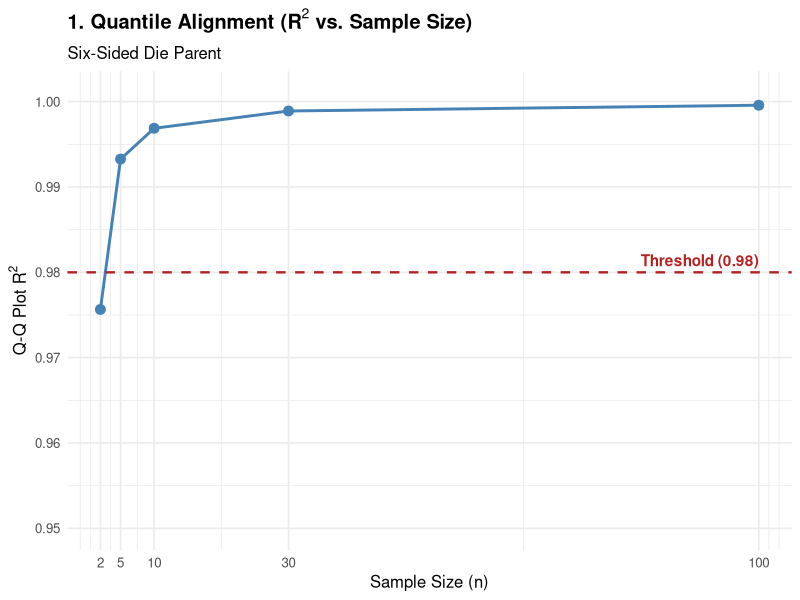
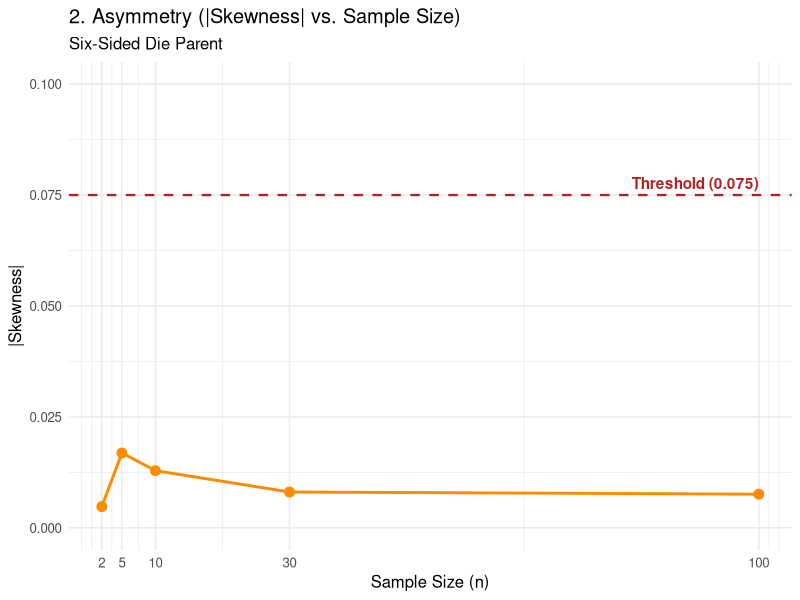
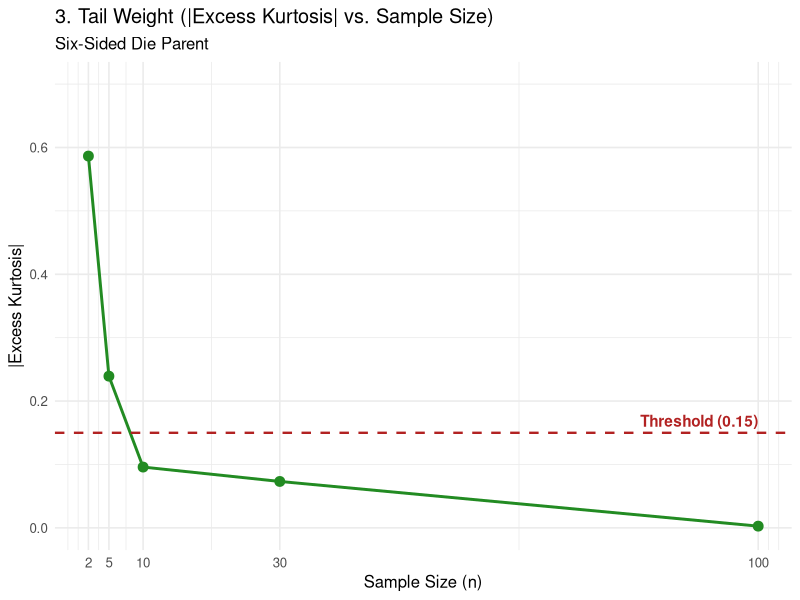
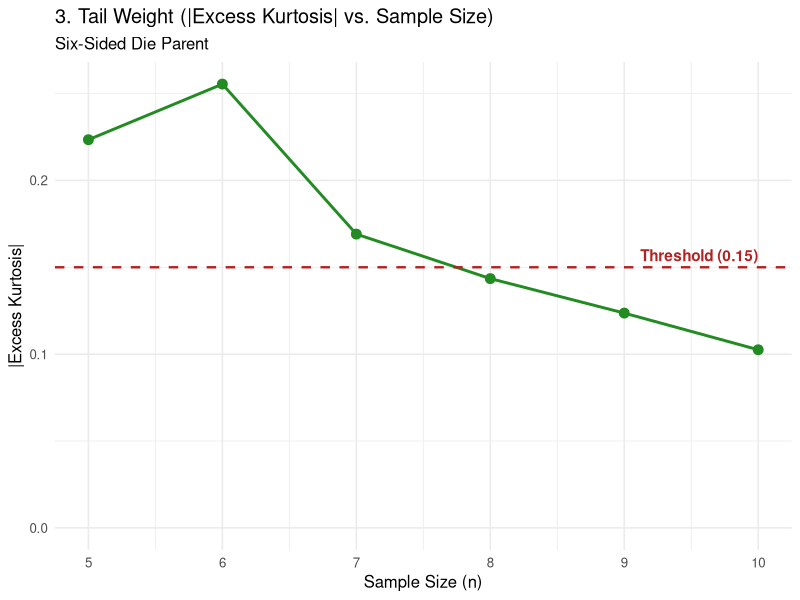
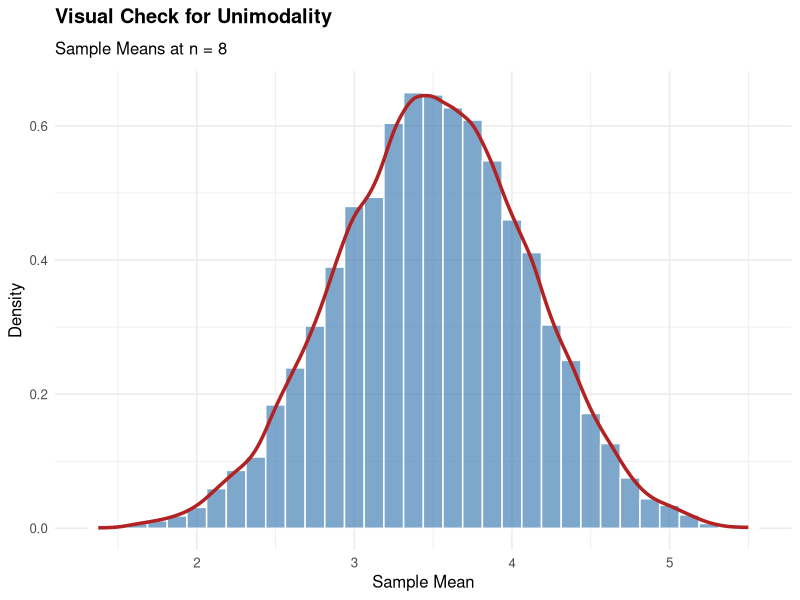
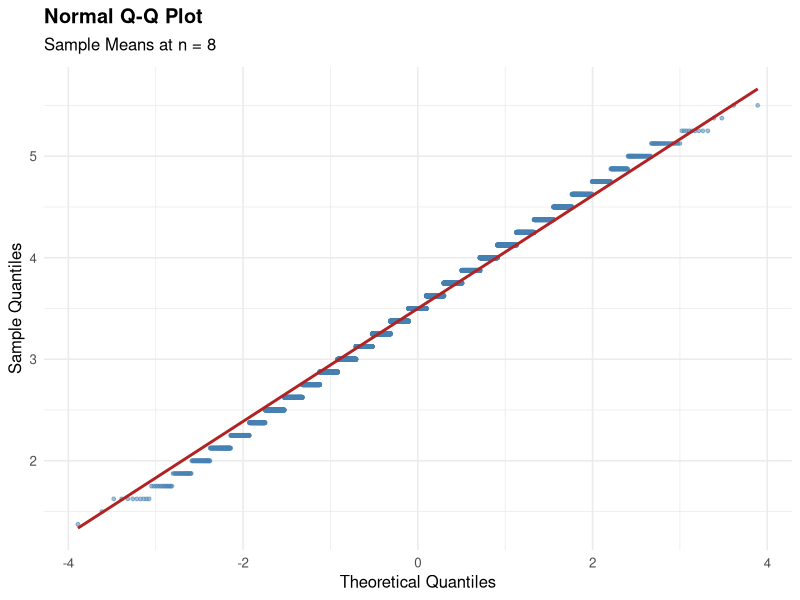

Write the R code that produced these figures, in order.
## ---- chunk 1
# ==============================================================================
# Monte Carlo Simulation: Fair Six-Sided Die Parent (Discrete Uniform)
# ==============================================================================

library(ggplot2)

# 1. Set seed for reproducibility
set.seed(6418)

# 2. Simulation parameters
B <- 10000                            # Number of Monte Carlo repetitions
n_values <- c(2, 5, 10, 30, 100)      # Sample sizes to test

# 3. Initialize storage
results <- data.frame()
sim_data <- list()                    # List to store raw sample means vectors

# 4. Run Monte Carlo loop for Fair Six-Sided Die
for (n in n_values) {
  
  # Draw B sample means from rolling n fair six-sided dice
  sample_means <- replicate(B, mean(sample(1:6, size = n, replace = TRUE)))
  
  # Save raw sample means for visual validation graphs
  sim_data[[as.character(n)]] <- sample_means
  
  # A. Calculate Q-Q Plot R-squared
  theo_quantiles <- qnorm(ppoints(B))
  sample_quantiles <- sort(sample_means)
  r2_val <- cor(theo_quantiles, sample_quantiles)^2
  
  # B. Calculate Sample Absolute Skewness (3rd standardized moment)
  m3 <- mean((sample_means - mean(sample_means))^3)
  s3 <- sd(sample_means)^3
  skew_val <- abs(m3 / s3)
  
  # C. Calculate Sample Absolute Excess Kurtosis (4th standardized moment - 3)
  m4 <- mean((sample_means - mean(sample_means))^4)
  s4 <- sd(sample_means)^4
  kurt_val <- abs((m4 / s4) - 3)
  
  # Append to results data frame
  results <- rbind(results, data.frame(
    n = n,
    R2 = r2_val,
    Skewness = skew_val,
    Excess_Kurtosis = kurt_val
  ))
}

# ==============================================================================
# Generate Diagnostic Plots with 3xSE Threshold Overlays
# ==============================================================================

# Graph 1: Q-Q Plot R^2 vs. Sample Size (Threshold = 0.98)
p1 <- ggplot(results, aes(x = n, y = R2)) +
  geom_line(color = "steelblue", linewidth = 1) +
  geom_point(color = "steelblue", size = 3) +
  geom_hline(yintercept = 0.98, linetype = "dashed", color = "firebrick", linewidth = 0.8) +
  annotate("text", x = max(n_values), y = 0.98, label = "Threshold (0.98)", 
           vjust = -0.5, hjust = 1, color = "firebrick", fontface = "bold") +
  labs(
    title = expression(bold("1. Quantile Alignment (" * R^2 * " vs. Sample Size)")),
    subtitle = expression("Six-Sided Die Parent"),
    x = "Sample Size (n)",
    y = expression("Q-Q Plot " * R^2)
  ) +
  scale_x_continuous(breaks = n_values) +
  coord_cartesian(ylim = c(0.95, 1.001)) +
  theme_minimal(base_size = 12)

# Graph 2: Absolute Skewness vs. Sample Size (Threshold = 0.075)
p2 <- ggplot(results, aes(x = n, y = Skewness)) +
  geom_line(color = "darkorange", linewidth = 1) +
  geom_point(color = "darkorange", size = 3) +
  geom_hline(yintercept = 0.075, linetype = "dashed", color = "firebrick", linewidth = 0.8) +
  annotate("text", x = max(n_values), y = 0.075, label = "Threshold (0.075)", 
           vjust = -0.5, hjust = 1, color = "firebrick", fontface = "bold") +
  labs(
    title = "2. Asymmetry (|Skewness| vs. Sample Size)",
    subtitle = expression("Six-Sided Die Parent"),
    x = "Sample Size (n)",
    y = "|Skewness|"
  ) +
  scale_x_continuous(breaks = n_values) +
  coord_cartesian(ylim = c(0, 0.1)) +
  theme_minimal(base_size = 12)

# Graph 3: Absolute Excess Kurtosis vs. Sample Size (Threshold = 0.15)
p3 <- ggplot(results, aes(x = n, y = Excess_Kurtosis)) +
  geom_line(color = "forestgreen", linewidth = 1) +
  geom_point(color = "forestgreen", size = 3) +
  geom_hline(yintercept = 0.15, linetype = "dashed", color = "firebrick", linewidth = 0.8) +
  annotate("text", x = max(n_values), y = 0.15, label = "Threshold (0.15)", 
           vjust = -0.5, hjust = 1, color = "firebrick", fontface = "bold") +
  labs(
    title = "3. Tail Weight (|Excess Kurtosis| vs. Sample Size)",
    subtitle = expression("Six-Sided Die Parent"),
    x = "Sample Size (n)",
    y = "|Excess Kurtosis|"
  ) +
  scale_x_continuous(breaks = n_values) +
  coord_cartesian(ylim = c(0, 0.7)) +
  theme_minimal(base_size = 12)

# Display diagnostic plots
print(p1)
print(p2)
print(p3)
## ---- chunk 2
# ==============================================================================
# Refinement Simulation: Six-Sided Die (Excess Kurtosis Crossover)
# ==============================================================================


# 1. Set seed for reproducibility
set.seed(6418)

# 2. Simulation parameters
B <- 10000                            # Number of Monte Carlo repetitions
n_values <- 5:10                      # Fine-grained sample sizes

# 3. Initialize storage
results <- data.frame()


# 4. Run Monte Carlo loop
for (n in n_values) {
  
  # Draw B sample means from rolling n fair six-sided dice
  sample_means <- replicate(B, mean(sample(1:6, size = n, replace = TRUE)))
  
  # Save raw sample means to sim_data so n = 8 can be plotted in Chunk 3
  sim_data[[as.character(n)]] <- sample_means
  
  # Calculate Sample Absolute Excess Kurtosis (4th standardized moment - 3)
  m4 <- mean((sample_means - mean(sample_means))^4)
  s4 <- sd(sample_means)^4
  kurt_val <- abs((m4 / s4) - 3)
  
  # Append to results data frame
  results <- rbind(results, data.frame(
    n = n,
    Excess_Kurtosis = kurt_val
  ))
}

# ==============================================================================
# Generate Excess Kurtosis Plot with 0.15 Threshold Overlay
# ==============================================================================

p_kurtosis_zoom <- ggplot(results, aes(x = n, y = Excess_Kurtosis)) +
  geom_line(color = "forestgreen", linewidth = 1) +
  geom_point(color = "forestgreen", size = 3) +
  geom_hline(yintercept = 0.15, linetype = "dashed", color = "firebrick", linewidth = 0.8) +
  annotate("text", x = max(n_values), y = 0.15, label = "Threshold (0.15)", 
           vjust = -0.5, hjust = 1, color = "firebrick", fontface = "bold") +
  labs(
    title = "3. Tail Weight (|Excess Kurtosis| vs. Sample Size)",
    subtitle = expression("Six-Sided Die Parent"),
    x = "Sample Size (n)",
    y = "|Excess Kurtosis|"
  ) +
  scale_x_continuous(breaks = n_values) +
  expand_limits(y = 0) +
  theme_minimal(base_size = 12)

# Display plot
print(p_kurtosis_zoom)
## ---- chunk 3
# Extract raw n = 2 sample means from sim_data list
df_n2 <- data.frame(sample_means = sim_data[["8"]])

# Graph v1: Histogram + Density (Multimodality Check)
v1 <- ggplot(df_n2, aes(x = sample_means)) +
  geom_histogram(
    aes(y = after_stat(density)), 
    binwidth = 1/8,
    center = 3.5,
    fill = "steelblue", 
    color = "white", 
    alpha = 0.7
  ) +
  geom_density(color = "firebrick", linewidth = 1.2) +
  labs(
    title = expression(bold("Visual Check for Unimodality")),
    subtitle = expression("Sample Means at n = 8"),
    x = "Sample Mean",
    y = "Density"
  ) +
  theme_minimal(base_size = 12)

# Graph v2: Normal Q-Q Plot for n = 8
v2 <- ggplot(df_n2, aes(sample = sample_means)) +
  stat_qq(color = "steelblue", alpha = 0.5, size = 1) +
  stat_qq_line(color = "firebrick", linewidth = 1) +
  labs(
    title = expression(bold("Normal Q-Q Plot")),
    subtitle = expression("Sample Means at n = 8"),
    x = "Theoretical Quantiles",
    y = "Sample Quantiles"
  ) +
  theme_minimal(base_size = 12)

# Display visual validation plots
print(v1)
print(v2)
